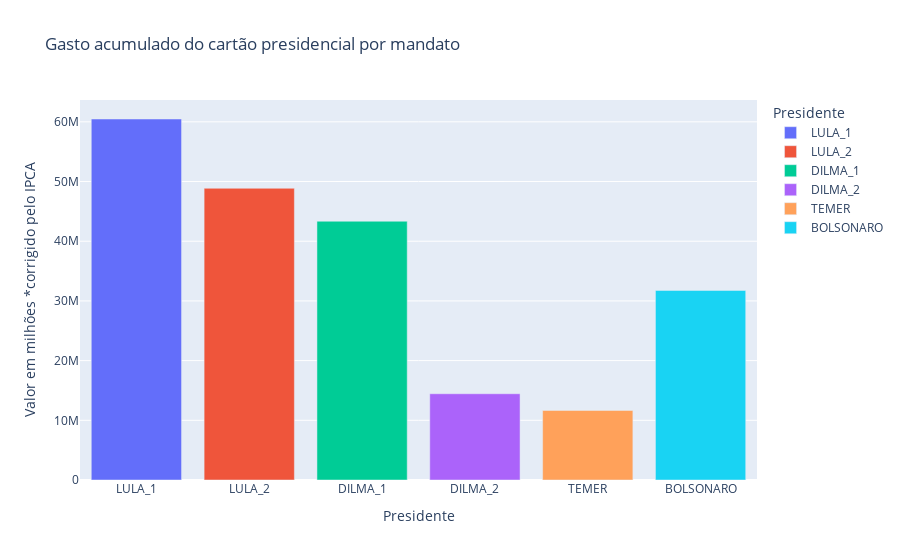

Notebook code cell kept with this figure:
### Code cell
fig_acumulado_corrigido = px.bar(gastos_acumulados_corrigidos, x='PRES', y='VALOR_CORRIGIDO', color='PRES', title='Gasto acumulado do cartão presidencial por mandato',
labels={"VALOR_CORRIGIDO": "Valor em milhões *corrigido pelo IPCA", 'PRES': "Presidente"})

fig_acumulado_corrigido.show()

### Figure 1 — Plotly figure (JSON) as saved in the notebook; plotly's stock layout.template omitted (floating-point values rounded to 4 significant figures)
{"data": [{"alignmentgroup": "True", "hovertemplate": "Presidente=%{x}<br>Valor em milhões *corrigido pelo IPCA=%{y}<extra></extra>", "legendgroup": "LULA_1", "marker": {"color": "#636efa", "pattern": {"shape": ""}}, "name": "LULA_1", "offsetgroup": "LULA_1", "orientation": "v", "showlegend": true, "textposition": "auto", "type": "bar", "x": ["LULA_1"], "xaxis": "x", "y": [60470000.0], "yaxis": "y"}, {"alignmentgroup": "True", "hovertemplate": "Presidente=%{x}<br>Valor em milhões *corrigido pelo IPCA=%{y}<extra></extra>", "legendgroup": "LULA_2", "marker": {"color": "#EF553B", "pattern": {"shape": ""}}, "name": "LULA_2", "offsetgroup": "LULA_2", "orientation": "v", "showlegend": true, "textposition": "auto", "type": "bar", "x": ["LULA_2"], "xaxis": "x", "y": [48870000.0], "yaxis": "y"}, {"alignmentgroup": "True", "hovertemplate": "Presidente=%{x}<br>Valor em milhões *corrigido pelo IPCA=%{y}<extra></extra>", "legendgroup": "DILMA_1", "marker": {"color": "#00cc96", "pattern": {"shape": ""}}, "name": "DILMA_1", "offsetgroup": "DILMA_1", "orientation": "v", "showlegend": true, "textposition": "auto", "type": "bar", "x": ["DILMA_1"], "xaxis": "x", "y": [43350000.0], "yaxis": "y"}, {"alignmentgroup": "True", "hovertemplate": "Presidente=%{x}<br>Valor em milhões *corrigido pelo IPCA=%{y}<extra></extra>", "legendgroup": "DILMA_2", "marker": {"color": "#ab63fa", "pattern": {"shape": ""}}, "name": "DILMA_2", "offsetgroup": "DILMA_2", "orientation": "v", "showlegend": true, "textposition": "auto", "type": "bar", "x": ["DILMA_2"], "xaxis": "x", "y": [14450000.0], "yaxis": "y"}, {"alignmentgroup": "True", "hovertemplate": "Presidente=%{x}<br>Valor em milhões *corrigido pelo IPCA=%{y}<extra></extra>", "legendgroup": "TEMER", "marker": {"color": "#FFA15A", "pattern": {"shape": ""}}, "name": "TEMER", "offsetgroup": "TEMER", "orientation": "v", "showlegend": true, "textposition": "auto", "type": "bar", "x": ["TEMER"], "xaxis": "x", "y": [11650000.0], "yaxis": "y"}, {"alignmentgroup": "True", "hovertemplate": "Presidente=%{x}<br>Valor em milhões *corrigido pelo IPCA=%{y}<extra></extra>", "legendgroup": "BOLSONARO", "marker": {"color": "#19d3f3", "pattern": {"shape": ""}}, "name": "BOLSONARO", "offsetgroup": "BOLSONARO", "orientation": "v", "showlegend": true, "textposition": "auto", "type": "bar", "x": ["BOLSONARO"], "xaxis": "x", "y": [31760000.0], "yaxis": "y"}], "layout": {"barmode": "relative", "legend": {"title": {"text": "Presidente"}, "tracegroupgap": 0}, "title": {"text": "Gasto acumulado do cartão presidencial por mandato"}, "xaxis": {"anchor": "y", "categoryarray": ["LULA_1", "LULA_2", "DILMA_1", "DILMA_2", "TEMER", "BOLSONARO"], "categoryorder": "array", "domain": [0, 1], "title": {"text": "Presidente"}}, "yaxis": {"anchor": "x", "domain": [0, 1], "title": {"text": "Valor em milhões *corrigido pelo IPCA"}}}}
